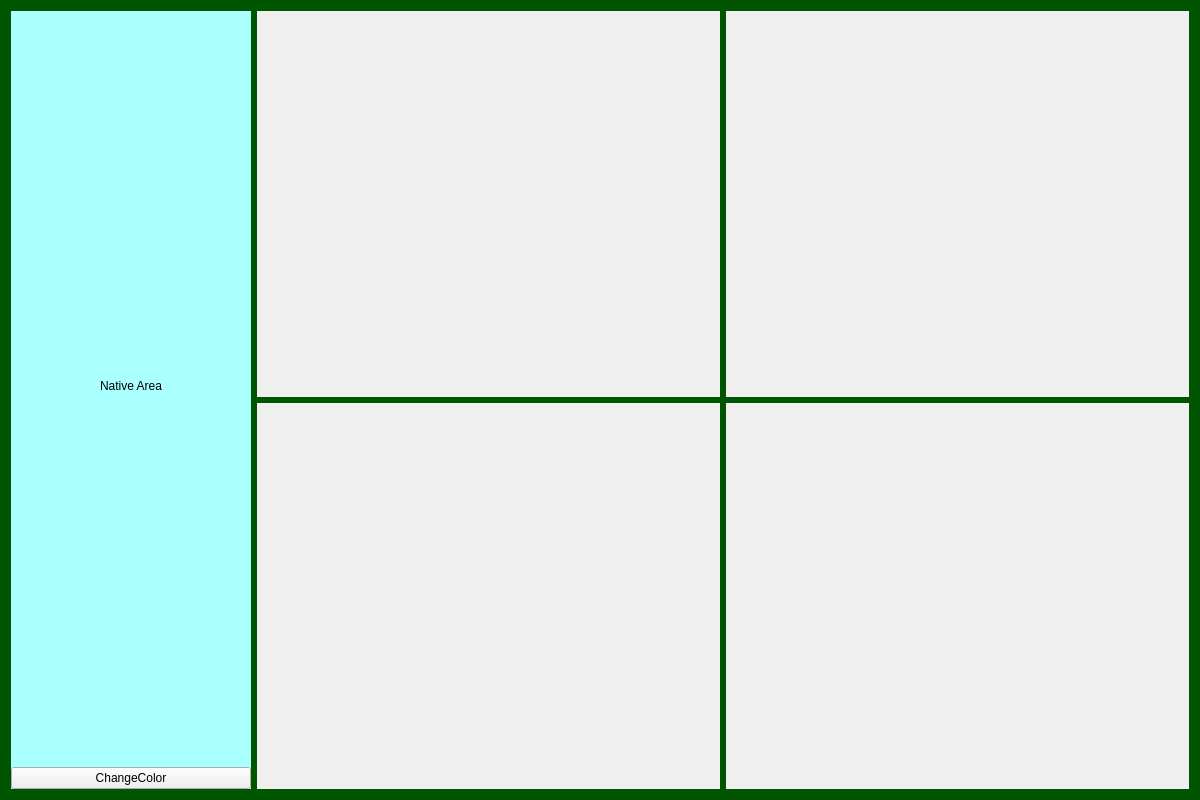
<?xml version="1.0" encoding="UTF-8"?>
<ui version="4.0">
 <class>QCefViewTestClass</class>
 <widget class="QMainWindow" name="QCefViewTestClass">
  <property name="geometry">
   <rect>
    <x>0</x>
    <y>0</y>
    <width>1200</width>
    <height>800</height>
   </rect>
  </property>
  <property name="windowTitle">
   <string>QCefViewTest</string>
  </property>
  <widget class="QWidget" name="centralWidget">
   <property name="sizePolicy">
    <sizepolicy hsizetype="Expanding" vsizetype="Expanding">
     <horstretch>0</horstretch>
     <verstretch>0</verstretch>
    </sizepolicy>
   </property>
   <property name="styleSheet">
    <string notr="true">#centralWidget {
background-color: rgb(0, 85, 0);
}</string>
   </property>
   <layout class="QHBoxLayout" name="horizontalLayout">
    <item>
     <widget class="QWidget" name="nativeContainer" native="true">
      <property name="sizePolicy">
       <sizepolicy hsizetype="Expanding" vsizetype="Expanding">
        <horstretch>0</horstretch>
        <verstretch>0</verstretch>
       </sizepolicy>
      </property>
      <property name="minimumSize">
       <size>
        <width>240</width>
        <height>0</height>
       </size>
      </property>
      <property name="maximumSize">
       <size>
        <width>120</width>
        <height>16777215</height>
       </size>
      </property>
      <property name="styleSheet">
       <string notr="true">#nativeContainer {
	background-color: rgb(170, 255, 255);
}</string>
      </property>
      <layout class="QVBoxLayout" name="verticalLayout_nativeContainer">
       <property name="spacing">
        <number>6</number>
       </property>
       <property name="leftMargin">
        <number>0</number>
       </property>
       <property name="topMargin">
        <number>0</number>
       </property>
       <property name="rightMargin">
        <number>0</number>
       </property>
       <property name="bottomMargin">
        <number>0</number>
       </property>
       <item>
        <widget class="QLabel" name="label">
         <property name="styleSheet">
          <string notr="true">#label{
	font: 12pt &quot;MS Shell Dlg 2&quot;;
}</string>
         </property>
         <property name="text">
          <string>Native Area</string>
         </property>
         <property name="alignment">
          <set>Qt::AlignCenter</set>
         </property>
        </widget>
       </item>
       <item>
        <widget class="QPushButton" name="btn_changeColor">
         <property name="text">
          <string>ChangeColor</string>
         </property>
        </widget>
       </item>
      </layout>
     </widget>
    </item>
    <item>
     <layout class="QHBoxLayout" name="horizontalLayout_4">
      <item>
       <layout class="QVBoxLayout" name="verticalLayout">
        <item>
         <widget class="QWidget" name="widget" native="true">
          <property name="autoFillBackground">
           <bool>true</bool>
          </property>
         </widget>
        </item>
        <item>
         <widget class="QWidget" name="widget_2" native="true">
          <property name="autoFillBackground">
           <bool>true</bool>
          </property>
         </widget>
        </item>
       </layout>
      </item>
      <item>
       <layout class="QVBoxLayout" name="verticalLayout_3">
        <item>
         <widget class="QWidget" name="widget_3" native="true">
          <property name="autoFillBackground">
           <bool>true</bool>
          </property>
         </widget>
        </item>
        <item>
         <widget class="QWidget" name="widget_4" native="true">
          <property name="autoFillBackground">
           <bool>true</bool>
          </property>
         </widget>
        </item>
       </layout>
      </item>
     </layout>
    </item>
   </layout>
  </widget>
 </widget>
 <layoutdefault spacing="6" margin="11"/>
 <resources/>
 <connections/>
</ui>
